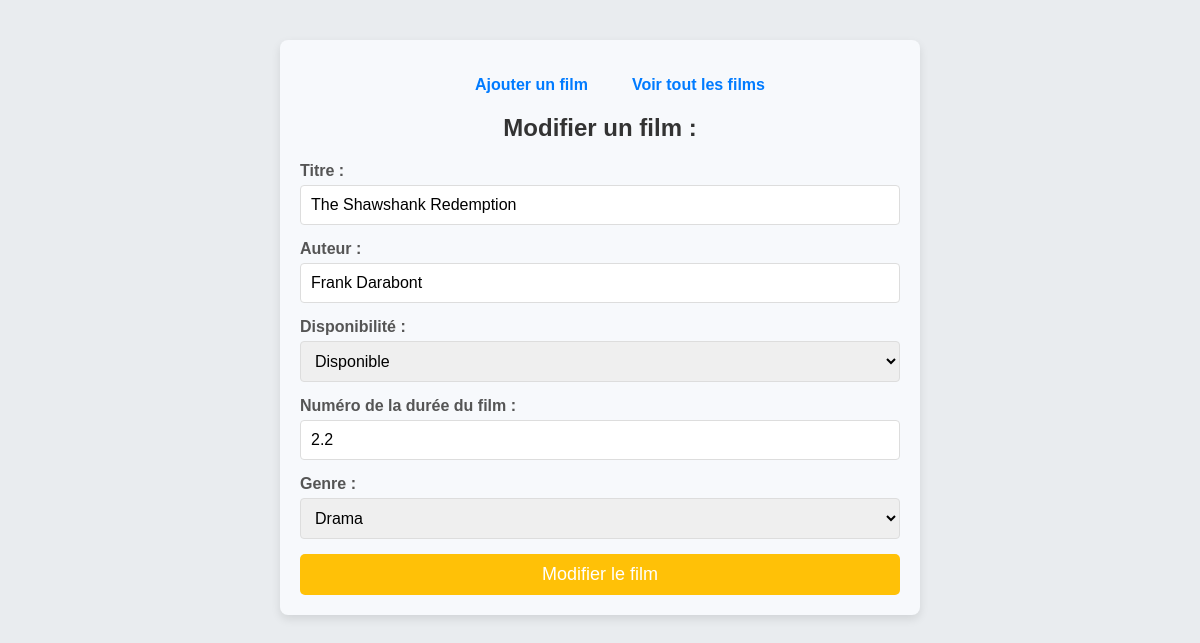
/movie/editMovie.php?id=33, run on the app's committed database.
### tables this page shows
CREATE TABLE `movie` (
  `id` int(11) NOT NULL,
  `titre` varchar(255) NOT NULL,
  `auteur` varchar(255) NOT NULL,
  `disponible` tinyint(1) NOT NULL DEFAULT '1',
  `duration` float NOT NULL,
  `genre` varchar(255) NOT NULL
);

### src/Controller/MovieController.php (called while the page is built, shortened)
<?php
final class MovieController
{
    public static function getMovieId($id) {
        $connexion = MySql::connect();
        $query = $connexion->prepare("SELECT * FROM movie WHERE id = :id");
        $query->bindValue(':id', $id, PDO::PARAM_INT);
        $query->execute();
        $movieData = $query->fetch(PDO::FETCH_ASSOC);
        if ($movieData) {
            $genre = Genre::from($movieData['genre']);
            return new Movie(
                $movieData['id'],
                $movieData['titre'],
                $movieData['auteur'],
                (bool) $movieData['disponible'],
                (float) $movieData['duration'],
                $genre
            );
        }
        return null;
    }
}

### config/autoloader.php (called while the page is built, shortened)
<?php
final class Autoloader
{
    public static function register(): void
    {
        spl_autoload_register(function ($class)
        {
            if(str_starts_with($class, 'App\\'))
            {
                $class = substr_replace($class, 'src', 0, 3);
            }
            $file = __DIR__.  '/../' . str_replace('\\', DIRECTORY_SEPARATOR, $class).'.php';
            if (file_exists($file)) {
                return true;
            }
            return false;
        });
    }
}

### src/Class/Media.php (called while the page is built, shortened)
<?php
class Media{
    private string $titre;
    private string $auteur;
    private bool $disponible = true;
    public function __construct($id, string $titre, string $auteur, bool $disponible) {
        $this->titre = $titre;
        $this->auteur = $auteur;
        $this->disponible = $disponible;
    }
    public function getTitre(): string
    {
        return $this->titre;
    }
    public function getAuteur(): string
    {
        return $this->auteur;
    }
    public function getDisponible(): bool
    {
        return $this->disponible;
    }
}

### src/Class/Movie.php (called while the page is built, shortened)
<?php
class Movie extends Media{
    private float $duration;
    private Genre $genre;
    public function __construct($id, string $titre, string $auteur, bool $disponible, float $duration, Genre $genre) {
        $this->duration = $duration;
        $this->genre = $genre;
    }
    public function getDuration(){
        return $this->duration;
    }
    public function getGenre(){
        return $this->genre->value;
    }
}

### public/movie/editMovie.php (the view, shortened to what this page needs)
<?php
require_once('../../config/autoloader.php');
if (isset($_GET['id'])) {
    $movieId = (int) $_GET['id'];
    $movie = MovieController::getMovieId($movieId);
} else {
    echo "ID du film manquant.";
    exit;
}
?>
<!DOCTYPE html>
<html lang="fr">
<head>
    <link rel="stylesheet" href="../style.css">
</head>
<body>
<div class="content_body">
        <ul class="nav">
            <li>
                <a href="../movie/addMovie.php">Ajouter un film</a>
            </li>
            <li>
                <a href="../index.php">Voir tout les films</a>
            </li>
        </ul>
        <div class="content_form">
            <h1 class="title_form">Modifier un film : </h1>
            <form class="form" action="#" method="POST">
                <div class="content_input">
                    <label class="label_form" for="titre">Titre : </label>
                    <div class="content_input_form_content_message_erreur">
                        <input class="input_form" type="text" name="titre" value="<?= $movie->getTitre() ?>">
                    </div>
                </div>
                <div class="content_input">
                    <label class="label_form" for="auteur">Auteur : </label>
                    <div class="content_input_form_content_message_erreur">
                        <input class="input_form" type="text" name="auteur" value="<?= $movie->getAuteur() ?>">
                    </div>
                </div>
                <div class="content_input">
                    <label class="label_form" for="disponible">Disponibilité : </label>
                    <div class="content_input_form_content_message_erreur">
                        <select name="disponible">
                            <option value="1" <?php if ($movie->getDisponible()) echo 'selected'; ?>>Disponible</option>
                        </select>
                    </div>
                </div>
                <div class="content_input">
                    <label class="label_form" for="duration">Numéro de la durée du film : </label>
                    <div class="content_input_form_content_message_erreur">
                        <input class="input_form" type="number" name="duration" value="<?= $movie->getDuration() ?>">
                    </div>
                </div>
                <div class="content_input">
                    <label class="label_form" for="genre">Genre : </label>
                    <div class="content_input_form_content_message_erreur">
                        <select name="genre" id="genre">
                            <?php
                            foreach (Genre::cases() as $genreCase) {
                                $value = $genreCase->value;
                                $selected = ($value === $movie->getGenre()) ? 'selected' : '';
                                echo "<option value=\"$value\" $selected>$value</option>";
                            }
                            ?>
                        </select>
                    </div>
                </div>
                <input class="submit_form" type="submit" value="Modifier le film">
            </form>
        </div>
    </div>
</body>
</html>

### public/style.css (style rules this page uses)
body { font-family: 'Arial', sans-serif; background-color: #e9ecef; margin: 0; padding: 20px; }
input[type="submit"], .btn-delete { background-color: #ffc107; color: white; border: none; padding: 10px 15px; border-radius: 5px; cursor: pointer; transition: background-color 0.3s; }
.content_body { max-width: 600px; margin: 20px auto; padding: 20px; background-color: #f7f9fc; border-radius: 8px; box-shadow: 0px 4px 10px rgba(0, 0, 0, 0.1); }
.title_form { font-size: 24px; color: #333; text-align: center; margin-bottom: 20px; }
.nav { display: flex; justify-content: center; margin-bottom: 20px; list-style: none; }
.nav li { margin: 0 10px; }
.nav a { text-decoration: none; color: #007bff; font-weight: bold; padding: 8px 12px; border-radius: 4px; transition: background-color 0.3s ease; }
.content_input { margin-bottom: 15px; }
.label_form { display: block; font-weight: bold; color: #555; margin-bottom: 5px; }
.input_form, select { width: 100%; padding: 10px; font-size: 16px; border: 1px solid #ddd; border-radius: 4px; box-sizing: border-box; transition: border-color 0.3s ease; }
.submit_form { width: 100%; padding: 10px; font-size: 18px; background-color: #007bff; color: #fff; border: none; border-radius: 4px; cursor: pointer; transition: background-color 0.3s ease; }
.content_input_form_content_message_erreur { position: relative; }

### data on the page
movie: titre "The Shawshank Redemption", auteur "Frank Darabont", disponible "Disponible", duration "2.2"

### other printed values
form field genre "Drama"
